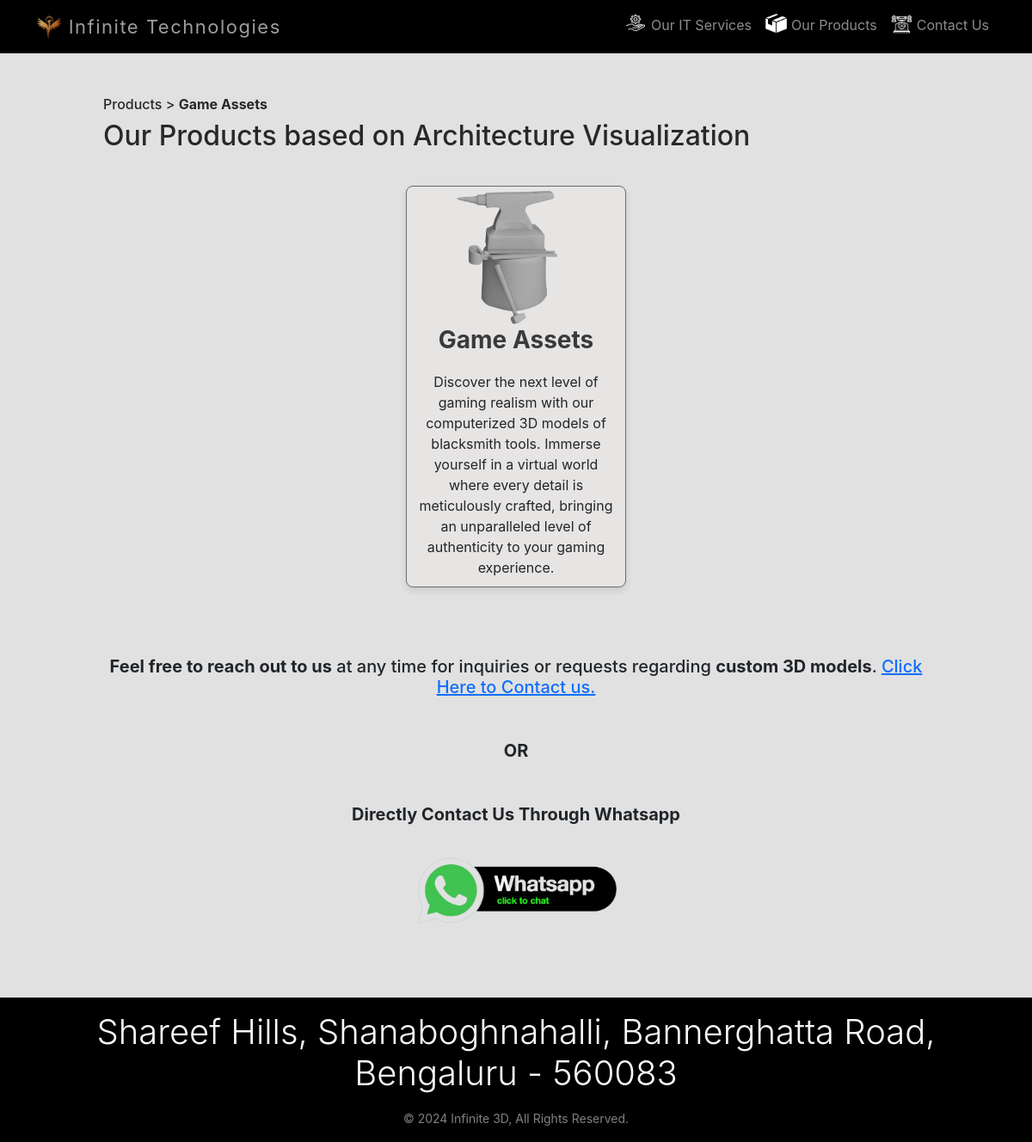
The page /products_game/ on the database its author committed.
### service/models.py (models this page shows)
class Header(models.Model):
    navbar_link = models.TextField()
    navbar_content = models.TextField()
    navbar_icon = models.FileField(upload_to="img/", max_length=5000, null=True, default=None)

class ProductsGame(models.Model):
    game_product_title = models.TextField()
    game_product_desc = models.TextField()
    game_external_link = models.TextField(null=True,blank=True)
    game_product_img = models.FileField(upload_to="productimg/", max_length=5000, null=True, default=None)

class Footer(models.Model):
    address = models.TextField()
    copyright = models.TextField()

### infinitetechnologies/views.py (the view)
# urls.py: path('products_game/', views.productsgame, name='our_game_product'),
def productsgame(request):
    gameproductcategoryData=ProductsGame.objects.all()
    data={
        'gameproductcategoryData':gameproductcategoryData,
        }
    return render(request,"products_game.html",data)

### service/context_processors.py (called while the page is built)
def header_and_footer(request):
    headerData = Header.objects.all()  # Replace with your actual query
    footerData = Footer.objects.all()    # Replace with your actual query
    return {'headerData': headerData, 'footerData': footerData}

### templates/products_game.html
{% extends 'base.html' %}
{% block content %}
<main>
    <section id="product" class="product">
        <div class="wrapper">
            <div class="whatwedoline">
                <h6><a href="/products/"  class="category-link">Products</a> > <b>Game Assets</b></h6>
                <h2>Our Products based on Architecture Visualization</h2>
            </div>
            <div class="product-container">
                {% if gameproductcategoryData %}
                {% for n in gameproductcategoryData %}
                <div class="product-card">
                    <a href="{{ n.game_external_link }}" target="_blank" rel="noopener noreferrer">
                        <img src="/media/{{n.game_product_img}}" alt="Product {{forloop.counter}}">
                        <h3 class="product-title-link"><b>{{n.game_product_title}}</b></h3>
                        <p class="product-description-no-link-color">{{n.game_product_desc}}</p>
                    </a>
                </div>
                {% endfor %}
                {% else %}
                <h5>Our Products Will Be Updated Soon. Sorry for any inconvenience caused.</h5>
                {% endif %}
            </div>
        </div>
      </section>
</main>
<main>
    <div class="wrapper" style="display: flex; flex-direction: column; align-items: center; text-align: center;">
        <h5 style="margin: 0;"><b>Feel free to reach out to us</b> at any time for inquiries or requests regarding <b>custom 3D models</b>. <a href="/contact/" class="Product_Link">Click Here to Contact us.</a></h5>
    </div>
</main>
<main>
    <div class="wrapper">
        <h5 style="margin: 0;"><b><center>OR</center></b></h5>
    </div>
</main>
<main>
    <div class="wrapper" style="display: flex; flex-direction: column; align-items: center; text-align: center;" id="Whatsappintegration">
        <h5><b>Directly Contact Us Through Whatsapp</b></h5>
        <a href="https://wa.me/+918310572400?text=I'm%20interested%20in%20your%20Product%20.%20Can%20I%20have%20more%20details%20" style="text-decoration: none;">
            <img src="/media/img/WhatsAppButtonGreenLarge.png" alt="" style="width: 100%; max-width: 250px; display: block; height: auto; margin: 10px auto;">
        </a>
    </div>
</main>
{% endblock content %}

### templates/header.html (shortened to what this page needs)
<!doctype html>
<html lang="en">
  <head>
    <link rel="stylesheet" href="/static/css/styles.css">
  <link href="https://cdn.jsdelivr.net/npm/bootstrap@5.0.2/dist/css/bootstrap.min.css" rel="stylesheet">
	<link href="https://cdnjs.cloudflare.com/ajax/libs/animate.css/3.7.2/animate.min.css" rel="stylesheet">
    <link href="https://cdn.jsdelivr.net/npm/bootstrap@5.3.2/dist/css/bootstrap.min.css" rel="stylesheet">
  </head>
  <body>
  <nav class="navbar navbar-expand-lg navbar-dark bg-black">
    <div class="container">
        <a class="navbar-title navbar-dark" href="/">
            <img src="/media/logo/titlepic.png" alt="" width="30" height="28" class="d-inline-block align-text-top">
            Infinite Technologies
        </a>
        <div class="collapse navbar-collapse" id="navbarNav">
            <ul class="navbar-nav ms-auto">
              {% for n in headerData %}
                <li class="nav-item">
                  <a class="nav-link{% if request.path == '/{{n.navbar_link}}/' %} active {% endif %}" href="/{{n.navbar_link}}/">
                    <img src="/media/{{ n.navbar_icon }}" alt="" width="30" height="30" style="padding-bottom: 6%; padding-right: 4%;">{{n.navbar_content}}
                  </a>
                </li>
              {% endfor %}
            </ul>
        </div>
    </div>
  </nav>

### templates/footer.html (shortened to what this page needs)
<footer class="bg-black py-3 mt-5 container-fluid">
    <div class="container text-light text-center">
        {% if footerData %}
        <p class="display-6 mb-3">{{footerData.0.address}}</p>
        <small class="text-white-50" >&copy; {{footerData.0.copyright}}</small>
        {% endif %}
    </div>
</footer>
</body>
</html>

### static/css/styles.css (style rules this page uses)
body { background-color: #e1e1e1 !important; font-family: -apple-system, BlinkMacSystemFont, sans-serif !important; }
.navbar-title { font-size: 22px; text-decoration: none !important; color: rgb(157, 157, 157); letter-spacing: 1.5px; }
.wrapper .whatwedoline a.category-link { color: inherit; text-decoration: none; }
.whatwedoline { color: #282828; }
.product-container { display: flex; flex-wrap: wrap; justify-content: space-around; padding: 20px; }
.product-card { background-color: #e7e4e4; position: relative; width: calc(30% - 20px); margin: 10px; border: 1px solid #6b6b6b; border-radius: 8px; overflow: hidden; box-shadow: 0 4px 8px rgba(0, 0, 0, 0.1); display: flex; flex-direction: column; transition: transform 0.3s; height: 100%; }
.product-title-link { margin: 10px; color: #3a3a3a; text-decoration: none; transition: color 0.3s ease; text-align: center; margin-top: auto; }
.product-description-no-link-color { margin: 10px; text-align: center; }
.product-card a { text-decoration: none; color: inherit; display: flex; flex-direction: column; align-items: center; height: 100%; }
.wrapper { margin: 50px auto; width: 80%; }
.wrapper h5 { margin: 0 !important; }
.wrapper img { max-width: 130px; height: auto; object-fit: cover; float: left; margin-right: 15px; }

### rows shown on the page
Header: navbar_icon (picture), navbar_content "Our IT Services"
Header: navbar_icon (picture), navbar_content "Our Products"
Header: navbar_icon (picture), navbar_content "Contact Us"
ProductsGame: game_product_img (picture), game_product_title "Game Assets", game_product_desc "Discover the next level of gaming realism with our computerized 3D models of blacksmith tools. Immerse yourself in a virtual world where every detail is meticulously crafted, bringing an unparalleled level of authenticity to your gaming experience."
Footer: address "Shareef Hills, Shanaboghnahalli, Bannerghatta Road, Bengaluru - 560083", copyright "2024 Infinite 3D, All Rights Reserved."
